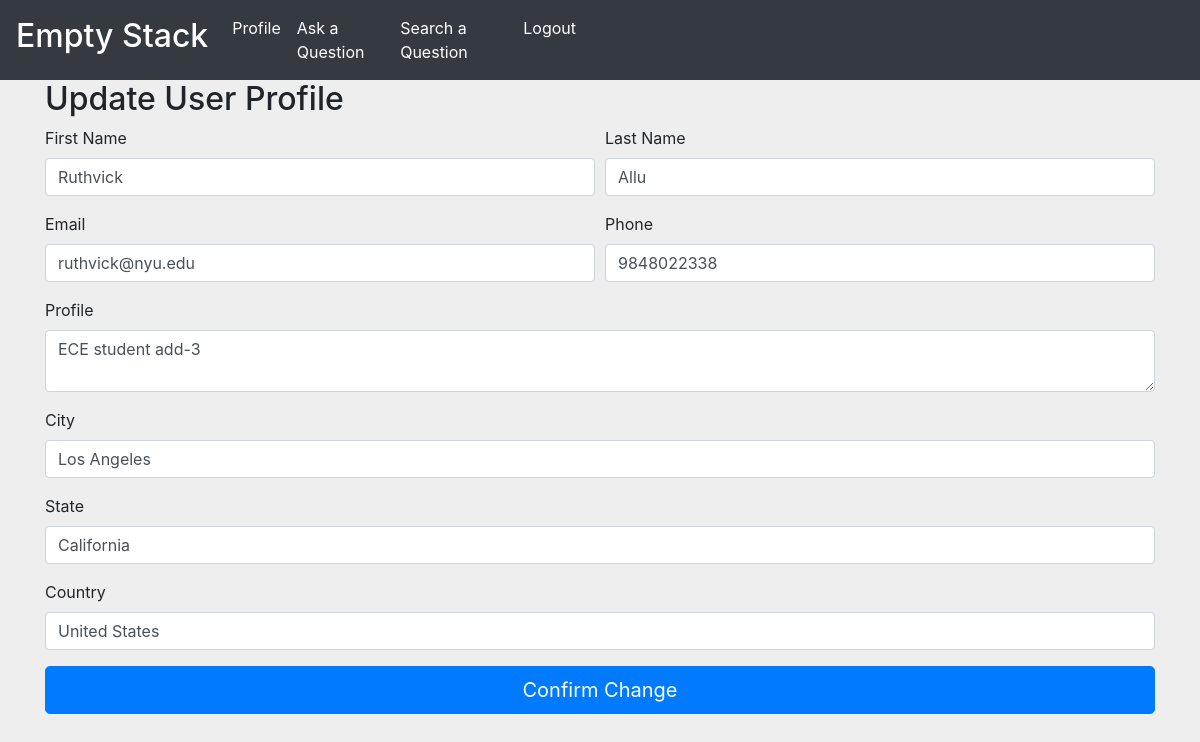
Screenshot of /edit-profile (signed in) with the database file from the repository.
### app.py (models this page shows)
class Users(db.Model):
    userid = db.Column(db.Integer, primary_key=True, autoincrement=True)
    username = db.Column(db.String, unique=True)
    firstname = db.Column(db.String)
    lastname = db.Column(db.String)
    email = db.Column(db.String)
    phone = db.Column(db.String)
    profile = db.Column(db.Text)
    rating = db.Column(db.Integer, default=0)
    city = db.Column(db.String)
    state = db.Column(db.String)
    country = db.Column(db.String)

### app.py (the view, shortened to what this page needs)
@app.route('/edit-profile', methods=['POST', 'GET'])
def edit_profile():
    user = Users.query.filter_by(userid=session.get('userid')).first()
    form = UpdateProfileForm()
    form.firstname.data = user.firstname
    form.lastname.data = user.lastname
    form.email.data = user.email
    form.phone.data = user.phone
    form.city.data = user.city
    form.state.data = user.state
    form.country.data = user.country
    form.profile.data = user.profile
    return render_template('edit_profile.html', form=form)

### app.py
class UpdateProfileForm(FlaskForm):
    firstname = StringField('First Name', validators=[InputRequired()])
    lastname = StringField('Last Name', validators=[InputRequired()])
    email = StringField('Email', validators=[InputRequired()])
    phone = StringField('Phone', validators=[InputRequired()])
    city = StringField('City', validators=[InputRequired()])
    state = StringField('State', validators=[InputRequired()])
    country = StringField('Country', validators=[InputRequired()])
    profile = TextAreaField('Profile', validators=[InputRequired()])

### templates/edit_profile.html (shortened to what this page needs)
{% extends "base.html" %}
{% import "bootstrap/wtf.html" as wtf %}
{% block styles %}
    <link rel="stylesheet" href="{{url_for('.static', filename='css/login.css')}}">
{% endblock %}
{% block content %}
    <div class="container">
        <form class="form" method="POST" action="/edit-profile">
            <h2>Update User Profile</h2>
            <div class="form-row">
                <div class="col">
                    {{ wtf.form_field(form.firstname) }}
                </div>
                <div class="col">
                    {{ wtf.form_field(form.lastname) }}
                </div>
            </div>
            <div class="form-row">
                <div class="col">
                    {{ wtf.form_field(form.email) }}
                </div>
                <div class="col">
                    {{ wtf.form_field(form.phone) }}
                </div>
            </div>
            {{ wtf.form_field(form.profile) }}
            {{ wtf.form_field(form.city) }}
            {{ wtf.form_field(form.state) }}
            {{ wtf.form_field(form.country) }}
            <button class="btn btn-lg btn-primary btn-block" type="submit">Confirm Change</button>
        </form>
    </div>
{% endblock %}

### static/css/login.css (style rules this page uses)
body { padding-top: 40px; padding-bottom: 40px; background-color: #eee; }

### rows the page displays
Users: firstname "Ruthvick", lastname "Allu", email "ruthvick@nyu.edu", phone "9848022338", profile "ECE student add-3", city "Los Angeles", state "California", country "United States"
